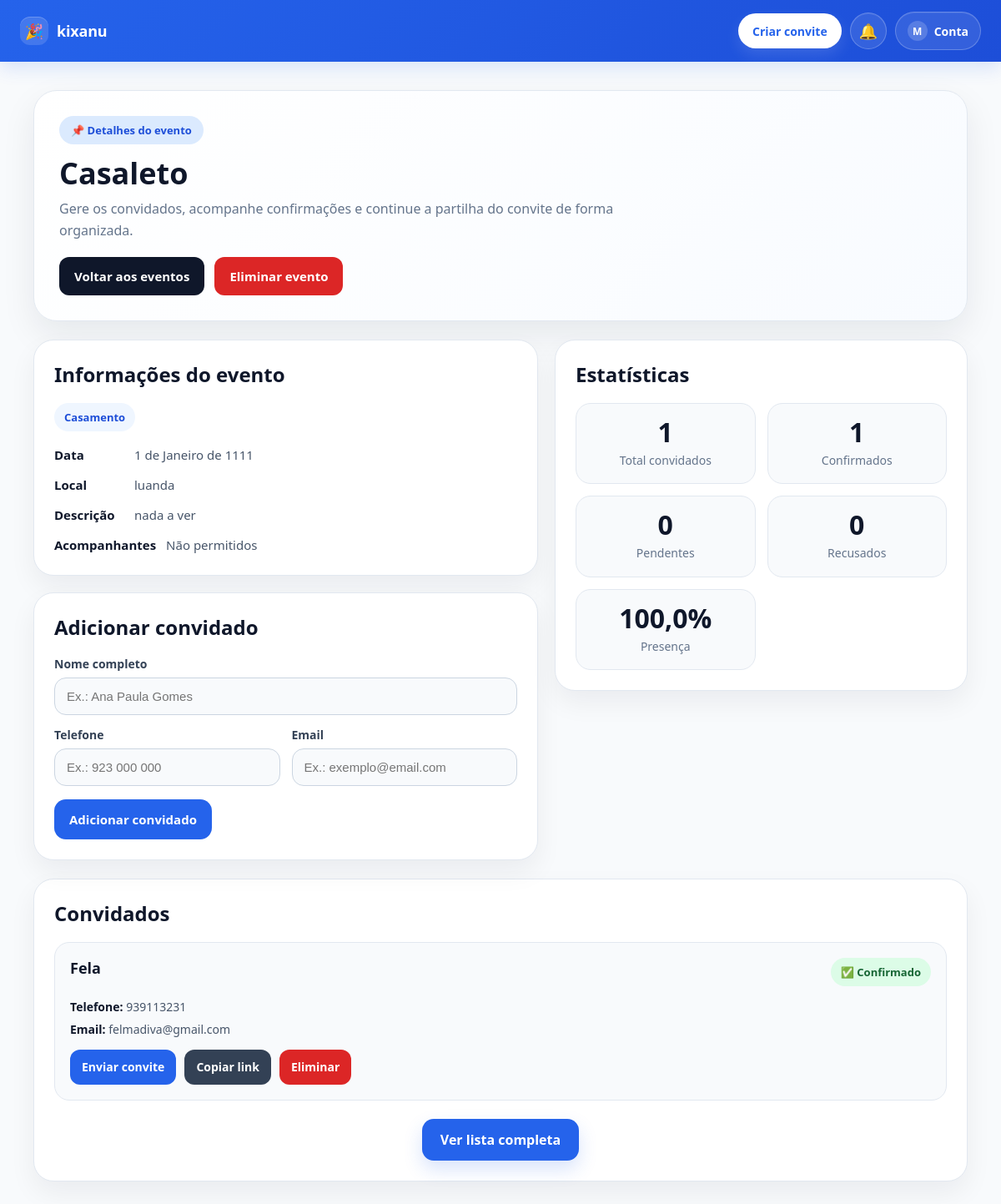
The page /event/24/ (signed in) on the database its author committed.
### events/models.py (models this page shows, shortened)
class Event(models.Model):
    EVENT_TYPE_CHOICES = [
        ('aniversario', 'Aniversário'),
        ('casamento', 'Casamento'),
        ('noivado', 'Noivado'),
        ('baptizado', 'Baptizado'),
        ('cha_de_bebe', 'Chá de bebé'),
        ('formatura', 'Formatura'),
        ('conferencia', 'Conferência'),
        ('reuniao', 'Reunião'),
        ('evento_corporativo', 'Evento corporativo'),
        ('outro', 'Outro'),
    ]
    owner = models.ForeignKey(User, on_delete=models.CASCADE, null=True, blank=True)
    name = models.CharField(max_length=255)
    event_type = models.CharField(max_length=50, choices=EVENT_TYPE_CHOICES, default='outro')
    date = models.DateField()
    location = models.CharField(max_length=255, blank=True, null=True)
    description = models.TextField(blank=True, null=True)
    allowed_companions = models.PositiveIntegerField(default=0)
    @property
    def event_type_label(self):
        event_type_map = dict(self.EVENT_TYPE_CHOICES)
        return event_type_map.get(self.event_type, self.event_type)

### guests/models.py (models this page shows, shortened)
class Guest(models.Model):
    STATUS_CHOICES = [
        ('pendente', 'Pendente'),
        ('confirmado', 'Confirmado'),
        ('recusado', 'Recusado'),
    ]
    event = models.ForeignKey('events.Event', on_delete=models.CASCADE)
    full_name = models.CharField(max_length=255)
    phone = models.CharField(max_length=50, blank=True, null=True)
    email = models.EmailField(blank=True, null=True)
    token = models.UUIDField(default=uuid.uuid4, unique=True, editable=False)
    slug = models.SlugField(max_length=255, unique=True, blank=True, null=True)
    status = models.CharField(max_length=20, choices=STATUS_CHOICES, default='pendente')
    qr_code = models.ImageField(upload_to='qr_codes/', blank=True, null=True)
    companion_name = models.CharField(max_length=255, blank=True, null=True)

### events/views.py (the view, shortened to what this page needs)
# urls.py: path('<int:event_id>/', views.event_detail, name='event_detail'),
def event_detail(request, event_id):
    event = get_object_or_404(Event, id=event_id)
    pending_event_id = request.session.get('pending_event_id')
    if event.owner:
        if not request.user.is_authenticated or event.owner != request.user:
            return redirect('/login/')
    else:
        if pending_event_id != event.id:
            return redirect('/login/')
    guests = Guest.objects.filter(event=event)
    total_guests = guests.count()
    confirmed_guests = guests.filter(status='confirmado').count()
    pending_guests = guests.filter(status='pendente').count()
    declined_guests = guests.filter(status='recusado').count()
    percentage = round((confirmed_guests / total_guests) * 100, 1) if total_guests > 0 else 0
    return render(request, 'events/event_detail.html', {
        'event': event,
        'guests': guests,
        'total_guests': total_guests,
        'confirmed_guests': confirmed_guests,
        'pending_guests': pending_guests,
        'declined_guests': declined_guests,
        'percentage': percentage,
    })

### notifications/context_processors.py (called while the page is built)
def notification_count(request):
    if request.user.is_authenticated:
        notifications = Notification.objects.filter(
            user=request.user
        ).order_by('-created_at')
        unread_count = notifications.filter(is_read=False).count()
    else:
        notifications = Notification.objects.none()
        unread_count = 0
    return {
        'unread_notifications_count': unread_count,
        'notifications': notifications,
    }

### events/templates/events/event_detail.html (shortened to what this page needs)
{% extends "base.html" %}
{% block content %}
<div class="detail-wrapper">
    <div class="hero-card">
        <div class="hero-top">
            <div>
                <div class="hero-badge">📌 Detalhes do evento</div>
                <h1 class="hero-title">{{ event.name }}</h1>
                <p class="hero-subtitle">
                    Gere os convidados, acompanhe confirmações e continue a partilha do convite de forma organizada.
                </p>
            </div>
            <div class="hero-actions">
                <a href="/event/" class="hero-btn secondary">Voltar aos eventos</a>
                <a href="{% url 'delete_event' event.id %}"
                   class="hero-btn"
                   style="background:#dc2626; color:white;"
                   onclick="return confirm('Tens a certeza que queres eliminar este evento?');">
                    Eliminar evento
                </a>
            </div>
        </div>
    </div>
    <div class="detail-grid">
        <div class="left-stack">
            <div class="info-card">
                <h2 class="section-title">Informações do evento</h2>
                <div class="event-type-badge">{{ event.event_type_label }}</div>
                <div class="meta-grid">
                    <div class="meta-item">
                        <span class="meta-label">Data</span>
                        <span>{{ event.date }}</span>
                    </div>
                    <div class="meta-item">
                        <span class="meta-label">Local</span>
                        <span>{{ event.location }}</span>
                    </div>
                    <div class="meta-item">
                        <span class="meta-label">Descrição</span>
                        <span>{{ event.description|default:"Sem descrição adicionada." }}</span>
                    </div>
                    <div class="meta-item">
                        <span class="meta-label">Acompanhantes</span>
                        <span>
                            {% if event.allowed_companions > 0 %}
                                Permitidos até {{ event.allowed_companions }}
                            {% else %}
                                Não permitidos
                            {% endif %}
                        </span>
                    </div>
                </div>
            </div>
            <div class="form-card">
                <h2 class="section-title">Adicionar convidado</h2>
                <form method="POST">
                    <div class="form-grid">
                        <div class="form-group full">
                            <label for="full_name">Nome completo</label>
                            <input type="text" id="full_name" name="full_name" placeholder="Ex.: Ana Paula Gomes" required>
                        </div>
                        <div class="form-group">
                            <label for="phone">Telefone</label>
                            <input type="text" id="phone" name="phone" placeholder="Ex.: 923 000 000">
                        </div>
                        <div class="form-group">
                            <label for="email">Email</label>
                            <input type="email" id="email" name="email" placeholder="Ex.: exemplo@email.com">
                        </div>
                    </div>
                    <button type="submit" class="submit-btn">Adicionar convidado</button>
                </form>
            </div>
        </div>
        <div class="right-stack">
            <div class="stats-card">
                <h2 class="section-title">Estatísticas</h2>
                <div class="stats-grid">
                    <div class="stat-box">
                        <div class="stat-number">{{ total_guests }}</div>
                        <div class="stat-label">Total convidados</div>
                    </div>
                    <div class="stat-box">
                        <div class="stat-number">{{ confirmed_guests }}</div>
                        <div class="stat-label">Confirmados</div>
                    </div>
                    <div class="stat-box">
                        <div class="stat-number">{{ pending_guests }}</div>
                        <div class="stat-label">Pendentes</div>
                    </div>
                    <div class="stat-box">
                        <div class="stat-number">{{ declined_guests }}</div>
                        <div class="stat-label">Recusados</div>
                    </div>
                    <div class="stat-box">
                        <div class="stat-number">{{ percentage }}%</div>
                        <div class="stat-label">Presença</div>
                    </div>
                </div>
            </div>
        </div>
    </div>
    <div class="guests-card full-width">
        <h2 class="section-title">Convidados</h2>
        {% if guests %}
            <ul class="guest-list">
                {% for guest in guests %}
                    <li class="guest-item">
                        <div class="guest-top">
                            <div class="guest-name">{{ guest.full_name }}</div>
                            {% if guest.status == 'confirmado' %}
                                <div class="status confirmado">✅ Confirmado</div>
                            {% elif guest.status == 'recusado' %}
                                <div class="status recusado">🚫 Recusado</div>
                            {% else %}
                                <div class="status pendente">⏳ Pendente</div>
                            {% endif %}
                        </div>
                        <div class="guest-meta">
                            <div class="guest-meta-item"><strong>Telefone:</strong> {{ guest.phone|default:"Não informado" }}</div>
                            <div class="guest-meta-item"><strong>Email:</strong> {{ guest.email|default:"Não informado" }}</div>
                        </div>
                        <div class="guest-buttons">
                            <button class="guest-btn primary"
                                    onclick="abrirPartilha(
                                        '{{ guest.full_name|escapejs }}',
                                        '{{ guest.event.name|escapejs }}',
                                        '{{ guest.event.date|escapejs }}',
                                        '{{ guest.event.location|escapejs }}',
                                        '{{ guest.phone|default:''|escapejs }}',
                                        '{{ guest.email|default:''|escapejs }}',
                                        '{{ guest.token }}'
                                    )">
                                Enviar convite
                            </button>
                            <button class="guest-btn dark" onclick="copiarLink(window.location.origin + '/invite/{{ guest.token }}/')">
                                Copiar link
                            </button>
                            <a href="{% url 'delete_guest' guest.id %}"
                               class="guest-btn danger"
                               onclick="return confirm('Tens a certeza que queres eliminar este convidado?');">
                                Eliminar
                            </a>
                        </div>
                    </li>
                {% endfor %}
            </ul>
        {% else %}
            <div class="empty-box">
                Ainda não existem convidados neste evento. Adiciona o primeiro convidado para começares a partilhar o convite.
            </div>
        {% endif %}
        <div class="finish-box">
            <a href="{% url 'event_guests' event.id %}" class="finish-btn">Ver lista completa</a>
        </div>
    </div>
</div>
{% endblock %}

### templates/base.html (shortened to what this page needs)
<!DOCTYPE html>
<html lang="pt">
<head>
</head>
<body>
    <div class="navbar">
        <div class="nav-container">
            <a href="/" class="logo">
                <span class="logo-mark">🎉</span>
                <span class="logo-text">kixanu</span>
            </a>
            <div class="nav-links">
                <a href="/create/" class="nav-link-btn cta-btn">Criar convite</a>
                {% if request.user.is_authenticated %}
                    <div class="nav-popover-wrap">
                        <button
                            type="button"
                            class="icon-btn"
                            id="notificationsToggle"
                            aria-label="Abrir notificações"
                            aria-expanded="false"
                        >
                            🔔
                        </button>
                    </div>
                    <div class="nav-popover-wrap">
                        <button
                            type="button"
                            class="account-btn"
                            id="accountToggle"
                            aria-label="Abrir menu da conta"
                            aria-expanded="false"
                        >
                            <span class="account-avatar">
                                {{ request.user.username|slice:":1"|upper }}
                            </span>
                            <span>Conta</span>
                        </button>
                    </div>
                {% else %}
                    <a href="/login/" class="nav-link-btn ghost-btn">Entrar</a>
                {% endif %}
            </div>
        </div>
    </div>
    <div class="container">
        {% block content %}{% endblock %}
    </div>
</body>
</html>

### templates/base.html (style rules this page uses)
:root { --primary: #2563eb; --primary-dark: #1d4ed8; --dark: #0f172a; --text: #1e293b; --muted: #64748b; --border: #e2e8f0; --bg: #f8fafc; --card: #ffffff; --danger: #dc2626; }
* { box-sizing: border-box; }
html { scroll-behavior: smooth; }
body { margin: 0; font-family: "Segoe UI", Arial, sans-serif; background: var(--bg); color: var(--text); }
a { color: inherit; }
button { font-family: inherit; }
.navbar { background: linear-gradient(135deg, var(--primary), var(--primary-dark)); padding: 14px 24px; box-shadow: 0 8px 20px rgba(37, 99, 235, 0.15); position: sticky; top: 0; z-index: 1000; }
.nav-container { max-width: 1200px; margin: 0 auto; display: flex; align-items: center; justify-content: space-between; gap: 18px; }
.logo { display: inline-flex; align-items: center; gap: 10px; font-size: 18px; font-weight: 800; color: white; text-decoration: none; white-space: nowrap; letter-spacing: -0.2px; flex-shrink: 0; }
.logo-mark { width: 34px; height: 34px; border-radius: 12px; background: rgba(255, 255, 255, 0.14); display: inline-flex; align-items: center; justify-content: center; font-size: 18px; box-shadow: inset 0 1px 0 rgba(255,255,255,0.2); }
.logo-text { display: inline-block; line-height: 1; }
.nav-links { display: flex; align-items: center; gap: 10px; flex-wrap: wrap; }
.nav-link-btn { display: inline-flex; align-items: center; justify-content: center; min-height: 42px; padding: 10px 16px; border-radius: 999px; font-size: 14px; font-weight: 700; text-decoration: none; transition: 0.2s ease; white-space: nowrap; border: 1px solid transparent; cursor: pointer; }
.cta-btn { background: white; color: var(--primary); box-shadow: 0 8px 18px rgba(255,255,255,0.12); }
.nav-popover-wrap { position: relative; }
.icon-btn { position: relative; width: 44px; min-width: 44px; height: 44px; padding: 0; border-radius: 999px; background: rgba(255, 255, 255, 0.10); color: white; border: 1px solid rgba(255, 255, 255, 0.24); display: inline-flex; align-items: center; justify-content: center; cursor: pointer; transition: 0.2s ease; font-size: 18px; box-shadow: inset 0 1px 0 rgba(255,255,255,0.08); }
.account-btn { display: inline-flex; align-items: center; justify-content: center; min-height: 44px; padding: 10px 14px; border-radius: 999px; background: rgba(255, 255, 255, 0.10); color: white; border: 1px solid rgba(255, 255, 255, 0.24); cursor: pointer; transition: 0.2s ease; font-size: 14px; font-weight: 700; gap: 8px; box-shadow: inset 0 1px 0 rgba(255,255,255,0.08); }
.account-avatar { width: 24px; height: 24px; border-radius: 999px; background: rgba(255, 255, 255, 0.18); display: inline-flex; align-items: center; justify-content: center; font-size: 12px; font-weight: 800; }
.container { max-width: 1200px; margin: 0 auto; padding: 28px 20px 40px; }

### rows shown on the page
Event: name "Casaleto", event_type_label "Casamento", date "1 de Janeiro de 1111", location "luanda", description "nada a ver"
Guest: full_name "Fela", status "✅ Confirmado", phone "939113231", email "felmadiva@gmail.com"

### other values the page prints
{{ request.user.username|slice:":1"|upper }} "M"
{{ total_guests }} "1"
{{ confirmed_guests }} "1"
{{ pending_guests }} "0"
{{ declined_guests }} "0"
{{ percentage }} "100,0"
